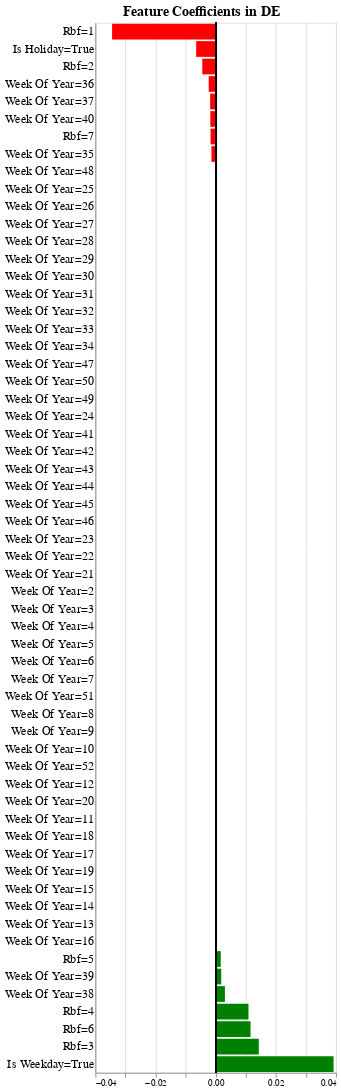
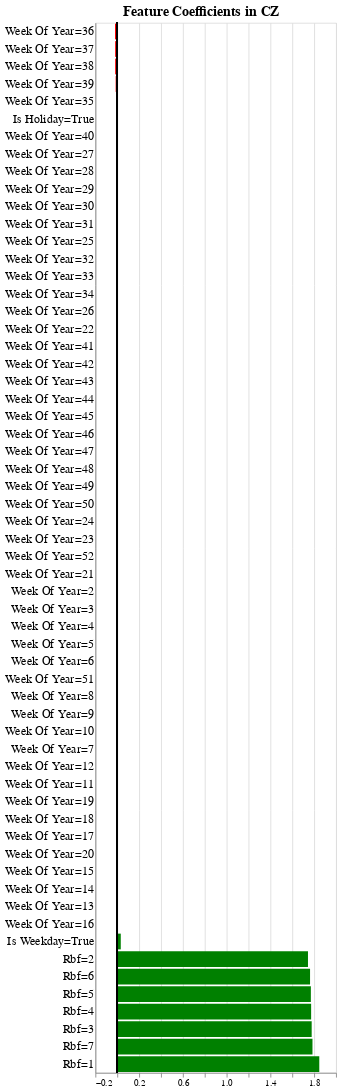
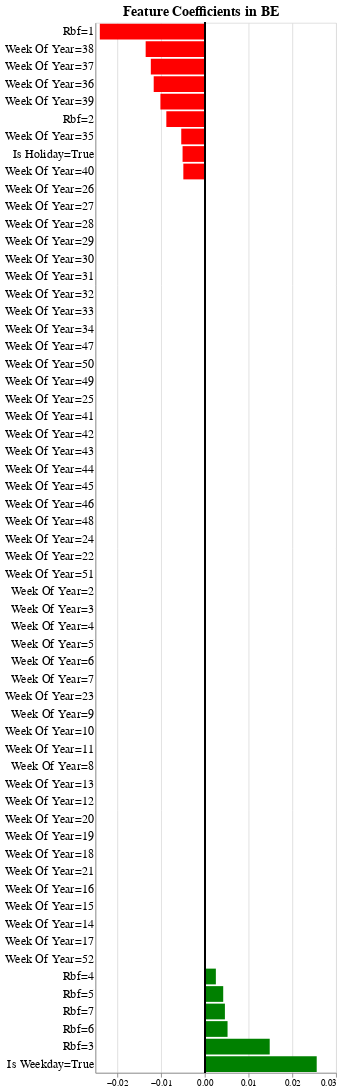

The code cell stored with these charts, in order, in its notebook:
### Markdown cell above
The forecast's (linear model) feature coefficients are now retrieved and will be [scaled by the corresponding features' standard deviation](https://scikit-learn.org/stable/auto_examples/inspection/plot_linear_model_coefficient_interpretation.html#interpreting-coefficients-scale-matters) before we compare the coefficients

### Code cell
%%time
for c in country_names:
    chart = plot_coef_bar_chart(
        df_coefs_scaled.query(f"country == '{c}'").assign(
            gt_zero=lambda df: df["Coefficient Importance"] > 0
        ),
        xvar="Coefficient Importance",
        yvar="Feature:N",
        ptitle="Feature Coefficients",
        ptitle_x_loc=135,
        tick_label_fontsize=14,
        title_fontsize=16,
        color_by_col="gt_zero:N",
        tooltip=["Feature", "Coefficient Importance"],
        fig_size=dict(width=275, height=1200),
    )
    display(chart)

### Figure 1 — Vega-Lite specification as saved in the notebook (floating-point values rounded to 4 significant figures; data arrays with more than 128 entries replaced by an {"elided": "..."} marker saying what was removed)
{"config": {"view": {"continuousWidth": 400, "continuousHeight": 300}, "title": {"align": "left", "anchor": "start", "dx": 135, "fontSize": 16}}, "layer": [{"data": {"name": "data-a5133d0caafd36cd29811c7fcdee713f"}, "mark": "bar", "encoding": {"color": {"field": "gt_zero", "legend": null, "scale": {"domain": [false, true], "range": ["red", "green"]}, "title": null, "type": "nominal"}, "tooltip": [{"field": "Feature", "type": "nominal"}, {"field": "Coefficient Importance", "type": "quantitative"}], "x": {"field": "Coefficient Importance", "title": null, "type": "quantitative"}, "y": {"axis": {"labelFontSize": 14, "ticks": false}, "field": "Feature", "sort": null, "title": null, "type": "nominal"}}, "height": 1200, "title": "Feature Coefficients in DE", "width": 275}, {"data": {"name": "data-1837a3fd412a343d62efba8867389d66"}, "mark": {"type": "rule", "color": "black"}, "encoding": {"x": {"field": "vline", "type": "quantitative"}}}], "$schema": "https://vega.github.io/schema/vega-lite/v4.17.0.json", "datasets": {"data-a5133d0caafd36cd29811c7fcdee713f": [{"Feature": "Rbf=1", "Coefficient Importance": -0.03444, "country": "DE", "gt_zero": false}, {"Feature": "Is Holiday=True", "Coefficient Importance": -0.006489, "country": "DE", "gt_zero": false}, {"Feature": "Rbf=2", "Coefficient Importance": -0.004457, "country": "DE", "gt_zero": false}, {"Feature": "Week Of Year=36", "Coefficient Importance": -0.002325, "country": "DE", "gt_zero": false}, {"Feature": "Week Of Year=37", "Coefficient Importance": -0.001844, "country": "DE", "gt_zero": false}, {"Feature": "Week Of Year=40", "Coefficient Importance": -0.00177, "country": "DE", "gt_zero": false}, {"Feature": "Rbf=7", "Coefficient Importance": -0.001708, "country": "DE", "gt_zero": false}, {"Feature": "Week Of Year=35", "Coefficient Importance": -0.001405, "country": "DE", "gt_zero": false}, {"Feature": "Week Of Year=48", "Coefficient Importance": 0.0, "country": "DE", "gt_zero": false}, {"Feature": "Week Of Year=25", "Coefficient Importance": -0.0, "country": "DE", "gt_zero": false}, {"Feature": "Week Of Year=26", "Coefficient Importance": 0.0, "country": "DE", "gt_zero": false}, {"Feature": "Week Of Year=27", "Coefficient Importance": -0.0, "country": "DE", "gt_zero": false}, {"Feature": "Week Of Year=28", "Coefficient Importance": -0.0, "country": "DE", "gt_zero": false}, {"Feature": "Week Of Year=29", "Coefficient Importance": -0.0, "country": "DE", "gt_zero": false}, {"Feature": "Week Of Year=30", "Coefficient Importance": -0.0, "country": "DE", "gt_zero": false}, {"Feature": "Week Of Year=31", "Coefficient Importance": -0.0, "country": "DE", "gt_zero": false}, {"Feature": "Week Of Year=32", "Coefficient Importance": -0.0, "country": "DE", "gt_zero": false}, {"Feature": "Week Of Year=33", "Coefficient Importance": -0.0, "country": "DE", "gt_zero": false}, {"Feature": "Week Of Year=34", "Coefficient Importance": -0.0, "country": "DE", "gt_zero": false}, {"Feature": "Week Of Year=47", "Coefficient Importance": 0.0, "country": "DE", "gt_zero": false}, {"Feature": "Week Of Year=50", "Coefficient Importance": 0.0, "country": "DE", "gt_zero": false}, {"Feature": "Week Of Year=49", "Coefficient Importance": 0.0, "country": "DE", "gt_zero": false}, {"Feature": "Week Of Year=24", "Coefficient Importance": -0.0, "country": "DE", "gt_zero": false}, {"Feature": "Week Of Year=41", "Coefficient Importance": 0.0, "country": "DE", "gt_zero": false}, {"Feature": "Week Of Year=42", "Coefficient Importance": 0.0, "country": "DE", "gt_zero": false}, {"Feature": "Week Of Year=43", "Coefficient Importance": 0.0, "country": "DE", "gt_zero": false}, {"Feature": "Week Of Year=44", "Coefficient Importance": 0.0, "country": "DE", "gt_zero": false}, {"Feature": "Week Of Year=45", "Coefficient Importance": 0.0, "country": "DE", "gt_zero": false}, {"Feature": "Week Of Year=46", "Coefficient Importance": 0.0, "country": "DE", "gt_zero": false}, {"Feature": "Week Of Year=23", "Coefficient Importance": 0.0, "country": "DE", "gt_zero": false}, {"Feature": "Week Of Year=22", "Coefficient Importance": -0.0, "country": "DE", "gt_zero": false}, {"Feature": "Week Of Year=21", "Coefficient Importance": -0.0, "country": "DE", "gt_zero": false}, {"Feature": "Week Of Year=2", "Coefficient Importance": 0.0, "country": "DE", "gt_zero": false}, {"Feature": "Week Of Year=3", "Coefficient Importance": 0.0, "country": "DE", "gt_zero": false}, {"Feature": "Week Of Year=4", "Coefficient Importance": 0.0, "country": "DE", "gt_zero": false}, {"Feature": "Week Of Year=5", "Coefficient Importance": 0.0, "country": "DE", "gt_zero": false}, {"Feature": "Week Of Year=6", "Coefficient Importance": 0.0, "country": "DE", "gt_zero": false}, {"Feature": "Week Of Year=7", "Coefficient Importance": 0.0, "country": "DE", "gt_zero": false}, {"Feature": "Week Of Year=51", "Coefficient Importance": 0.0, "country": "DE", "gt_zero": false}, {"Feature": "Week Of Year=8", "Coefficient Importance": 0.0, "country": "DE", "gt_zero": false}, {"Feature": "Week Of Year=9", "Coefficient Importance": 0.0, "country": "DE", "gt_zero": false}, {"Feature": "Week Of Year=10", "Coefficient Importance": 0.0, "country": "DE", "gt_zero": false}, {"Feature": "Week Of Year=52", "Coefficient Importance": -0.0, "country": "DE", "gt_zero": false}, {"Feature": "Week Of Year=12", "Coefficient Importance": 0.0, "country": "DE", "gt_zero": false}, {"Feature": "Week Of Year=20", "Coefficient Importance": 0.0, "country": "DE", "gt_zero": false}, {"Feature": "Week Of Year=11", "Coefficient Importance": 0.0, "country": "DE", "gt_zero": false}, {"Feature": "Week Of Year=18", "Coefficient Importance": -0.0, "country": "DE", "gt_zero": false}, {"Feature": "Week Of Year=17", "Coefficient Importance": -0.0, "country": "DE", "gt_zero": false}, {"Feature": "Week Of Year=19", "Coefficient Importance": -0.0, "country": "DE", "gt_zero": false}, {"Feature": "Week Of Year=15", "Coefficient Importance": 0.0, "country": "DE", "gt_zero": false}, {"Feature": "Week Of Year=14", "Coefficient Importance": 0.0, "country": "DE", "gt_zero": false}, {"Feature": "Week Of Year=13", "Coefficient Importance": 0.0, "country": "DE", "gt_zero": false}, {"Feature": "Week Of Year=16", "Coefficient Importance": -0.0, "country": "DE", "gt_zero": false}, {"Feature": "Rbf=5", "Coefficient Importance": 0.001682, "country": "DE", "gt_zero": true}, {"Feature": "Week Of Year=39", "Coefficient Importance": 0.001841, "country": "DE", "gt_zero": true}, {"Feature": "Week Of Year=38", "Coefficient Importance": 0.003071, "country": "DE", "gt_zero": true}, {"Feature": "Rbf=4", "Coefficient Importance": 0.0109, "country": "DE", "gt_zero": true}, {"Feature": "Rbf=6", "Coefficient Importance": 0.0116, "country": "DE", "gt_zero": true}, {"Feature": "Rbf=3", "Coefficient Importance": 0.01434, "country": "DE", "gt_zero": true}, {"Feature": "Is Weekday=True", "Coefficient Importance": 0.03919, "country": "DE", "gt_zero": true}], "data-1837a3fd412a343d62efba8867389d66": {"elided": "720 records"}}}

### Figure 2 — Vega-Lite specification as saved in the notebook (floating-point values rounded to 4 significant figures; data arrays with more than 128 entries replaced by an {"elided": "..."} marker saying what was removed)
{"config": {"view": {"continuousWidth": 400, "continuousHeight": 300}, "title": {"align": "left", "anchor": "start", "dx": 135, "fontSize": 16}}, "layer": [{"data": {"name": "data-d18482d61e3ff5b56bf4093e67805b3f"}, "mark": "bar", "encoding": {"color": {"field": "gt_zero", "legend": null, "scale": {"domain": [false, true], "range": ["red", "green"]}, "title": null, "type": "nominal"}, "tooltip": [{"field": "Feature", "type": "nominal"}, {"field": "Coefficient Importance", "type": "quantitative"}], "x": {"field": "Coefficient Importance", "title": null, "type": "quantitative"}, "y": {"axis": {"labelFontSize": 14, "ticks": false}, "field": "Feature", "sort": null, "title": null, "type": "nominal"}}, "height": 1200, "title": "Feature Coefficients in CZ", "width": 275}, {"data": {"name": "data-1837a3fd412a343d62efba8867389d66"}, "mark": {"type": "rule", "color": "black"}, "encoding": {"x": {"field": "vline", "type": "quantitative"}}}], "$schema": "https://vega.github.io/schema/vega-lite/v4.17.0.json", "datasets": {"data-d18482d61e3ff5b56bf4093e67805b3f": [{"Feature": "Week Of Year=36", "Coefficient Importance": -0.02086, "country": "CZ", "gt_zero": false}, {"Feature": "Week Of Year=37", "Coefficient Importance": -0.01945, "country": "CZ", "gt_zero": false}, {"Feature": "Week Of Year=38", "Coefficient Importance": -0.01932, "country": "CZ", "gt_zero": false}, {"Feature": "Week Of Year=39", "Coefficient Importance": -0.01471, "country": "CZ", "gt_zero": false}, {"Feature": "Week Of Year=35", "Coefficient Importance": -0.007567, "country": "CZ", "gt_zero": false}, {"Feature": "Is Holiday=True", "Coefficient Importance": -0.005789, "country": "CZ", "gt_zero": false}, {"Feature": "Week Of Year=40", "Coefficient Importance": -0.003077, "country": "CZ", "gt_zero": false}, {"Feature": "Week Of Year=27", "Coefficient Importance": -0.0, "country": "CZ", "gt_zero": false}, {"Feature": "Week Of Year=28", "Coefficient Importance": -0.0, "country": "CZ", "gt_zero": false}, {"Feature": "Week Of Year=29", "Coefficient Importance": -0.0, "country": "CZ", "gt_zero": false}, {"Feature": "Week Of Year=30", "Coefficient Importance": -0.0, "country": "CZ", "gt_zero": false}, {"Feature": "Week Of Year=31", "Coefficient Importance": -0.0, "country": "CZ", "gt_zero": false}, {"Feature": "Week Of Year=25", "Coefficient Importance": -0.0, "country": "CZ", "gt_zero": false}, {"Feature": "Week Of Year=32", "Coefficient Importance": -0.0, "country": "CZ", "gt_zero": false}, {"Feature": "Week Of Year=33", "Coefficient Importance": -0.0, "country": "CZ", "gt_zero": false}, {"Feature": "Week Of Year=34", "Coefficient Importance": -0.0, "country": "CZ", "gt_zero": false}, {"Feature": "Week Of Year=26", "Coefficient Importance": -0.0, "country": "CZ", "gt_zero": false}, {"Feature": "Week Of Year=22", "Coefficient Importance": -0.0, "country": "CZ", "gt_zero": false}, {"Feature": "Week Of Year=41", "Coefficient Importance": -0.0, "country": "CZ", "gt_zero": false}, {"Feature": "Week Of Year=42", "Coefficient Importance": -0.0, "country": "CZ", "gt_zero": false}, {"Feature": "Week Of Year=43", "Coefficient Importance": 0.0, "country": "CZ", "gt_zero": false}, {"Feature": "Week Of Year=44", "Coefficient Importance": -0.0, "country": "CZ", "gt_zero": false}, {"Feature": "Week Of Year=45", "Coefficient Importance": -0.0, "country": "CZ", "gt_zero": false}, {"Feature": "Week Of Year=46", "Coefficient Importance": 0.0, "country": "CZ", "gt_zero": false}, {"Feature": "Week Of Year=47", "Coefficient Importance": 0.0, "country": "CZ", "gt_zero": false}, {"Feature": "Week Of Year=48", "Coefficient Importance": 0.0, "country": "CZ", "gt_zero": false}, {"Feature": "Week Of Year=49", "Coefficient Importance": 0.0, "country": "CZ", "gt_zero": false}, {"Feature": "Week Of Year=50", "Coefficient Importance": 0.0, "country": "CZ", "gt_zero": false}, {"Feature": "Week Of Year=24", "Coefficient Importance": -0.0, "country": "CZ", "gt_zero": false}, {"Feature": "Week Of Year=23", "Coefficient Importance": -0.0, "country": "CZ", "gt_zero": false}, {"Feature": "Week Of Year=52", "Coefficient Importance": -0.0, "country": "CZ", "gt_zero": false}, {"Feature": "Week Of Year=21", "Coefficient Importance": -0.0, "country": "CZ", "gt_zero": false}, {"Feature": "Week Of Year=2", "Coefficient Importance": 0.0, "country": "CZ", "gt_zero": false}, {"Feature": "Week Of Year=3", "Coefficient Importance": 0.0, "country": "CZ", "gt_zero": false}, {"Feature": "Week Of Year=4", "Coefficient Importance": 0.0, "country": "CZ", "gt_zero": false}, {"Feature": "Week Of Year=5", "Coefficient Importance": 0.0, "country": "CZ", "gt_zero": false}, {"Feature": "Week Of Year=6", "Coefficient Importance": 0.0, "country": "CZ", "gt_zero": false}, {"Feature": "Week Of Year=51", "Coefficient Importance": 0.0, "country": "CZ", "gt_zero": false}, {"Feature": "Week Of Year=8", "Coefficient Importance": 0.0, "country": "CZ", "gt_zero": false}, {"Feature": "Week Of Year=9", "Coefficient Importance": 0.0, "country": "CZ", "gt_zero": false}, {"Feature": "Week Of Year=10", "Coefficient Importance": 0.0, "country": "CZ", "gt_zero": false}, {"Feature": "Week Of Year=7", "Coefficient Importance": 0.0, "country": "CZ", "gt_zero": false}, {"Feature": "Week Of Year=12", "Coefficient Importance": 0.0, "country": "CZ", "gt_zero": false}, {"Feature": "Week Of Year=11", "Coefficient Importance": 0.0, "country": "CZ", "gt_zero": false}, {"Feature": "Week Of Year=19", "Coefficient Importance": -0.0, "country": "CZ", "gt_zero": false}, {"Feature": "Week Of Year=18", "Coefficient Importance": -0.0, "country": "CZ", "gt_zero": false}, {"Feature": "Week Of Year=17", "Coefficient Importance": -0.0, "country": "CZ", "gt_zero": false}, {"Feature": "Week Of Year=20", "Coefficient Importance": -0.0, "country": "CZ", "gt_zero": false}, {"Feature": "Week Of Year=15", "Coefficient Importance": -0.0, "country": "CZ", "gt_zero": false}, {"Feature": "Week Of Year=14", "Coefficient Importance": -0.0, "country": "CZ", "gt_zero": false}, {"Feature": "Week Of Year=13", "Coefficient Importance": 0.0, "country": "CZ", "gt_zero": false}, {"Feature": "Week Of Year=16", "Coefficient Importance": -0.0, "country": "CZ", "gt_zero": false}, {"Feature": "Is Weekday=True", "Coefficient Importance": 0.03215, "country": "CZ", "gt_zero": true}, {"Feature": "Rbf=2", "Coefficient Importance": 1.744, "country": "CZ", "gt_zero": true}, {"Feature": "Rbf=6", "Coefficient Importance": 1.763, "country": "CZ", "gt_zero": true}, {"Feature": "Rbf=5", "Coefficient Importance": 1.77, "country": "CZ", "gt_zero": true}, {"Feature": "Rbf=4", "Coefficient Importance": 1.773, "country": "CZ", "gt_zero": true}, {"Feature": "Rbf=3", "Coefficient Importance": 1.778, "country": "CZ", "gt_zero": true}, {"Feature": "Rbf=7", "Coefficient Importance": 1.785, "country": "CZ", "gt_zero": true}, {"Feature": "Rbf=1", "Coefficient Importance": 1.847, "country": "CZ", "gt_zero": true}], "data-1837a3fd412a343d62efba8867389d66": {"elided": "720 records"}}}

### Figure 3 — Vega-Lite specification as saved in the notebook (floating-point values rounded to 4 significant figures; data arrays with more than 128 entries replaced by an {"elided": "..."} marker saying what was removed)
{"config": {"view": {"continuousWidth": 400, "continuousHeight": 300}, "title": {"align": "left", "anchor": "start", "dx": 135, "fontSize": 16}}, "layer": [{"data": {"name": "data-509f6920a87f2621fc23995f08aba696"}, "mark": "bar", "encoding": {"color": {"field": "gt_zero", "legend": null, "scale": {"domain": [false, true], "range": ["red", "green"]}, "title": null, "type": "nominal"}, "tooltip": [{"field": "Feature", "type": "nominal"}, {"field": "Coefficient Importance", "type": "quantitative"}], "x": {"field": "Coefficient Importance", "title": null, "type": "quantitative"}, "y": {"axis": {"labelFontSize": 14, "ticks": false}, "field": "Feature", "sort": null, "title": null, "type": "nominal"}}, "height": 1200, "title": "Feature Coefficients in BE", "width": 275}, {"data": {"name": "data-1837a3fd412a343d62efba8867389d66"}, "mark": {"type": "rule", "color": "black"}, "encoding": {"x": {"field": "vline", "type": "quantitative"}}}], "$schema": "https://vega.github.io/schema/vega-lite/v4.17.0.json", "datasets": {"data-509f6920a87f2621fc23995f08aba696": [{"Feature": "Rbf=1", "Coefficient Importance": -0.02398, "country": "BE", "gt_zero": false}, {"Feature": "Week Of Year=38", "Coefficient Importance": -0.0135, "country": "BE", "gt_zero": false}, {"Feature": "Week Of Year=37", "Coefficient Importance": -0.01233, "country": "BE", "gt_zero": false}, {"Feature": "Week Of Year=36", "Coefficient Importance": -0.01167, "country": "BE", "gt_zero": false}, {"Feature": "Week Of Year=39", "Coefficient Importance": -0.01013, "country": "BE", "gt_zero": false}, {"Feature": "Rbf=2", "Coefficient Importance": -0.00878, "country": "BE", "gt_zero": false}, {"Feature": "Week Of Year=35", "Coefficient Importance": -0.005372, "country": "BE", "gt_zero": false}, {"Feature": "Is Holiday=True", "Coefficient Importance": -0.00507, "country": "BE", "gt_zero": false}, {"Feature": "Week Of Year=40", "Coefficient Importance": -0.004895, "country": "BE", "gt_zero": false}, {"Feature": "Week Of Year=26", "Coefficient Importance": -0.0, "country": "BE", "gt_zero": false}, {"Feature": "Week Of Year=27", "Coefficient Importance": -0.0, "country": "BE", "gt_zero": false}, {"Feature": "Week Of Year=28", "Coefficient Importance": -0.0, "country": "BE", "gt_zero": false}, {"Feature": "Week Of Year=29", "Coefficient Importance": -0.0, "country": "BE", "gt_zero": false}, {"Feature": "Week Of Year=30", "Coefficient Importance": -0.0, "country": "BE", "gt_zero": false}, {"Feature": "Week Of Year=31", "Coefficient Importance": -0.0, "country": "BE", "gt_zero": false}, {"Feature": "Week Of Year=32", "Coefficient Importance": -0.0, "country": "BE", "gt_zero": false}, {"Feature": "Week Of Year=33", "Coefficient Importance": -0.0, "country": "BE", "gt_zero": false}, {"Feature": "Week Of Year=34", "Coefficient Importance": -0.0, "country": "BE", "gt_zero": false}, {"Feature": "Week Of Year=47", "Coefficient Importance": 0.0, "country": "BE", "gt_zero": false}, {"Feature": "Week Of Year=50", "Coefficient Importance": 0.0, "country": "BE", "gt_zero": false}, {"Feature": "Week Of Year=49", "Coefficient Importance": 0.0, "country": "BE", "gt_zero": false}, {"Feature": "Week Of Year=25", "Coefficient Importance": -0.0, "country": "BE", "gt_zero": false}, {"Feature": "Week Of Year=41", "Coefficient Importance": -0.0, "country": "BE", "gt_zero": false}, {"Feature": "Week Of Year=42", "Coefficient Importance": -0.0, "country": "BE", "gt_zero": false}, {"Feature": "Week Of Year=43", "Coefficient Importance": -0.0, "country": "BE", "gt_zero": false}, {"Feature": "Week Of Year=44", "Coefficient Importance": -0.0, "country": "BE", "gt_zero": false}, {"Feature": "Week Of Year=45", "Coefficient Importance": -0.0, "country": "BE", "gt_zero": false}, {"Feature": "Week Of Year=46", "Coefficient Importance": 0.0, "country": "BE", "gt_zero": false}, {"Feature": "Week Of Year=48", "Coefficient Importance": 0.0, "country": "BE", "gt_zero": false}, {"Feature": "Week Of Year=24", "Coefficient Importance": -0.0, "country": "BE", "gt_zero": false}, {"Feature": "Week Of Year=22", "Coefficient Importance": -0.0, "country": "BE", "gt_zero": false}, {"Feature": "Week Of Year=51", "Coefficient Importance": 0.0, "country": "BE", "gt_zero": false}, {"Feature": "Week Of Year=2", "Coefficient Importance": 0.0, "country": "BE", "gt_zero": false}, {"Feature": "Week Of Year=3", "Coefficient Importance": 0.0, "country": "BE", "gt_zero": false}, {"Feature": "Week Of Year=4", "Coefficient Importance": 0.0, "country": "BE", "gt_zero": false}, {"Feature": "Week Of Year=5", "Coefficient Importance": 0.0, "country": "BE", "gt_zero": false}, {"Feature": "Week Of Year=6", "Coefficient Importance": 0.0, "country": "BE", "gt_zero": false}, {"Feature": "Week Of Year=7", "Coefficient Importance": 0.0, "country": "BE", "gt_zero": false}, {"Feature": "Week Of Year=23", "Coefficient Importance": -0.0, "country": "BE", "gt_zero": false}, {"Feature": "Week Of Year=9", "Coefficient Importance": 0.0, "country": "BE", "gt_zero": false}, {"Feature": "Week Of Year=10", "Coefficient Importance": 0.0, "country": "BE", "gt_zero": false}, {"Feature": "Week Of Year=11", "Coefficient Importance": 0.0, "country": "BE", "gt_zero": false}, {"Feature": "Week Of Year=8", "Coefficient Importance": 0.0, "country": "BE", "gt_zero": false}, {"Feature": "Week Of Year=13", "Coefficient Importance": 0.0, "country": "BE", "gt_zero": false}, {"Feature": "Week Of Year=12", "Coefficient Importance": 0.0, "country": "BE", "gt_zero": false}, {"Feature": "Week Of Year=20", "Coefficient Importance": -0.0, "country": "BE", "gt_zero": false}, {"Feature": "Week Of Year=19", "Coefficient Importance": -0.0, "country": "BE", "gt_zero": false}, {"Feature": "Week Of Year=18", "Coefficient Importance": -0.0, "country": "BE", "gt_zero": false}, {"Feature": "Week Of Year=21", "Coefficient Importance": -0.0, "country": "BE", "gt_zero": false}, {"Feature": "Week Of Year=16", "Coefficient Importance": -0.0, "country": "BE", "gt_zero": false}, {"Feature": "Week Of Year=15", "Coefficient Importance": -0.0, "country": "BE", "gt_zero": false}, {"Feature": "Week Of Year=14", "Coefficient Importance": -0.0, "country": "BE", "gt_zero": false}, {"Feature": "Week Of Year=17", "Coefficient Importance": -0.0, "country": "BE", "gt_zero": false}, {"Feature": "Week Of Year=52", "Coefficient Importance": -0.0, "country": "BE", "gt_zero": false}, {"Feature": "Rbf=4", "Coefficient Importance": 0.00254, "country": "BE", "gt_zero": true}, {"Feature": "Rbf=5", "Coefficient Importance": 0.00422, "country": "BE", "gt_zero": true}, {"Feature": "Rbf=7", "Coefficient Importance": 0.004607, "country": "BE", "gt_zero": true}, {"Feature": "Rbf=6", "Coefficient Importance": 0.005212, "country": "BE", "gt_zero": true}, {"Feature": "Rbf=3", "Coefficient Importance": 0.01485, "country": "BE", "gt_zero": true}, {"Feature": "Is Weekday=True", "Coefficient Importance": 0.02559, "country": "BE", "gt_zero": true}], "data-1837a3fd412a343d62efba8867389d66": {"elided": "720 records"}}}
